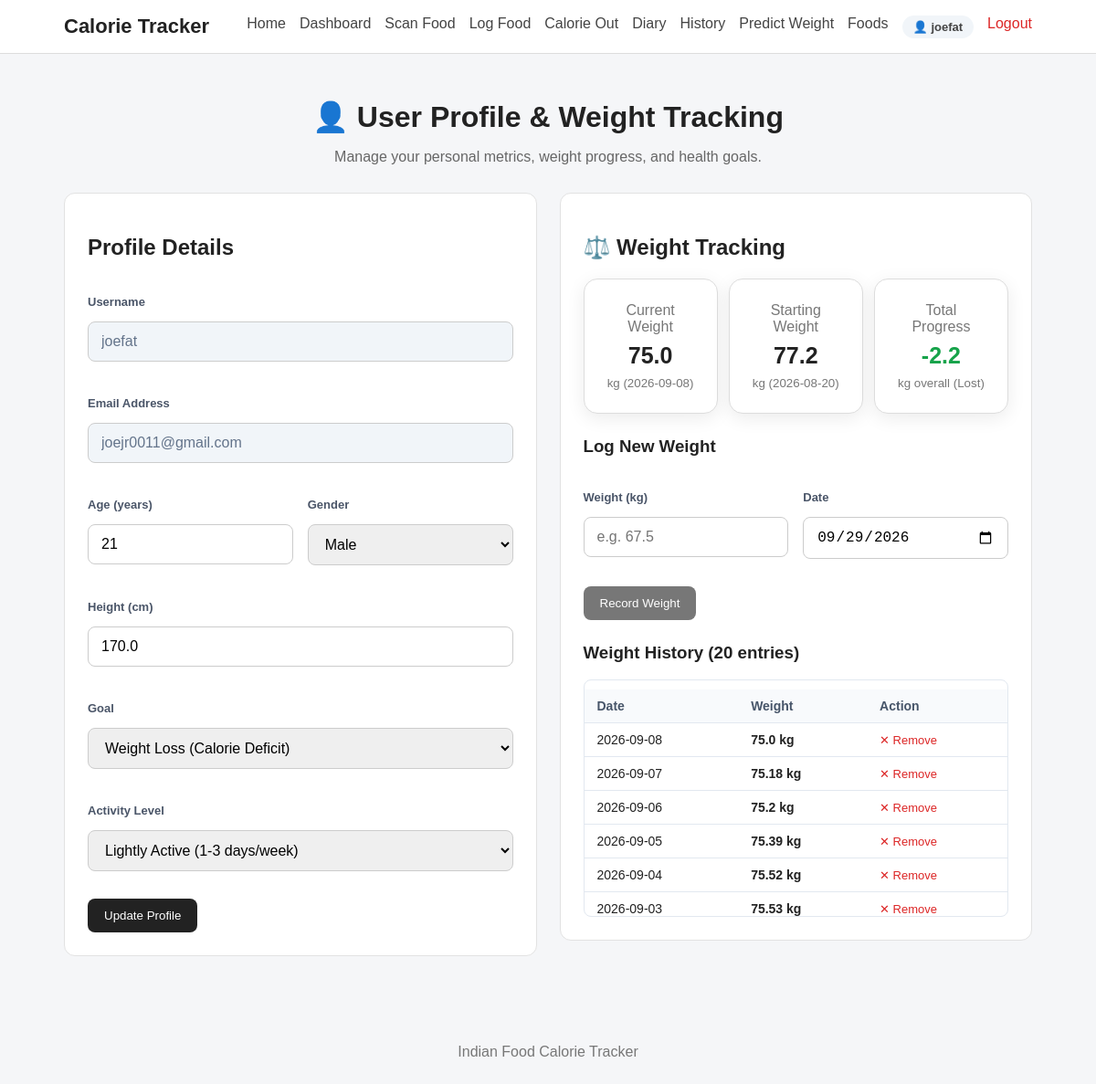
Page /profile (signed in) on the committed database.
### tables this page shows
CREATE TABLE users (
            id INTEGER PRIMARY KEY AUTOINCREMENT,
            username TEXT NOT NULL,
            email TEXT NOT NULL UNIQUE,
            password_hash TEXT NOT NULL,
            created_at TIMESTAMP DEFAULT CURRENT_TIMESTAMP
        );

CREATE TABLE user_profiles (
            id INTEGER PRIMARY KEY AUTOINCREMENT,
            user_id INTEGER NOT NULL UNIQUE,
            age INTEGER NOT NULL,
            gender TEXT NOT NULL,
            height_cm REAL NOT NULL,
            goal TEXT NOT NULL,
            activity_level TEXT NOT NULL,
            FOREIGN KEY (user_id) REFERENCES users(id) ON DELETE CASCADE
        );

CREATE TABLE weight_records (
            id INTEGER PRIMARY KEY AUTOINCREMENT,
            user_id INTEGER NOT NULL,
            weight_kg REAL NOT NULL,
            recorded_date TEXT NOT NULL,
            created_at TIMESTAMP DEFAULT CURRENT_TIMESTAMP,
            FOREIGN KEY (user_id) REFERENCES users(id) ON DELETE CASCADE
        );

### app.py (the view, shortened to what this page needs)
@app.route("/profile", methods=["GET", "POST"])
@login_required
def profile():
    user_id = session.get("user_id")
    user_prof = get_user_profile(user_id)
    stats = get_weight_stats(user_id)
    today = datetime.now().strftime("%Y-%m-%d")
    return render_template(
        "profile.html",
        profile=user_prof,
        stats=stats,
        latest_weight=get_latest_weight(user_id),
        starting_weight=get_starting_weight(user_id),
        previous_weight=get_previous_weight(user_id),
        weight_history=get_weight_history(user_id),
        today=today
    )

### app.py (called while the page is built)
def login_required(view_func):
    @wraps(view_func)
    def wrapped_view(*args, **kwargs):
        if not session.get("user_id"):
            flash("Please log in to access this page.", "error")
            return redirect(url_for("login", next=request.path))
        return view_func(*args, **kwargs)
    return wrapped_view

@app.context_processor
def inject_user():
    user_id = session.get("user_id")
    if user_id:
        user = get_user_by_id(user_id)
        if user:
            return {"current_user": user, "logged_in": True}
    return {"current_user": None, "logged_in": False}

### database.py (called while the page is built)
def get_connection():
    connection = sqlite3.connect(
        DATABASE_PATH
    )
    connection.row_factory = sqlite3.Row
    connection.execute("PRAGMA foreign_keys = ON")
    return connection

def get_user_by_id(user_id):
    connection = get_connection()
    cursor = connection.cursor()
    cursor.execute("SELECT * FROM users WHERE id = ?", (user_id,))
    user = cursor.fetchone()
    connection.close()
    return user

def get_user_profile(user_id):
    connection = get_connection()
    cursor = connection.cursor()
    cursor.execute("SELECT * FROM user_profiles WHERE user_id = ?", (user_id,))
    profile = cursor.fetchone()
    connection.close()
    return profile

def get_latest_weight(user_id):
    connection = get_connection()
    cursor = connection.cursor()
    cursor.execute("""
        SELECT * FROM weight_records
        WHERE user_id = ?
        ORDER BY recorded_date DESC, created_at DESC
        LIMIT 1
    """, (user_id,))
    record = cursor.fetchone()
    connection.close()
    return record

def get_starting_weight(user_id):
    connection = get_connection()
    cursor = connection.cursor()
    cursor.execute("""
        SELECT * FROM weight_records
        WHERE user_id = ?
        ORDER BY recorded_date ASC, created_at ASC
        LIMIT 1
    """, (user_id,))
    record = cursor.fetchone()
    connection.close()
    return record

def get_weight_history(user_id, limit=100):
    connection = get_connection()
    cursor = connection.cursor()
    cursor.execute("""
        SELECT * FROM weight_records
        WHERE user_id = ?
        ORDER BY recorded_date ASC, created_at ASC
        LIMIT ?
    """, (user_id, limit))
    records = cursor.fetchall()
    connection.close()
    return records

### templates/profile.html (shortened to what this page needs)
{% extends "base.html" %}
{% block content %}
<div class="page-header">
    <h1>👤 User Profile & Weight Tracking</h1>
    <p>Manage your personal metrics, weight progress, and health goals.</p>
</div>
<div class="profile-grid">
    <div class="card">
        <h2>Profile Details</h2>
        <form action="{{ url_for('profile') }}" method="POST" class="profile-form">
            <div class="form-group">
                <label>Username</label>
                <input type="text" value="{{ current_user['username'] }}" disabled class="disabled-input">
            </div>
            <div class="form-group">
                <label>Email Address</label>
                <input type="email" value="{{ current_user['email'] }}" disabled class="disabled-input">
            </div>
            <div class="form-row">
                <div class="form-group">
                    <label for="age">Age (years)</label>
                    <input type="number" id="age" name="age" min="5" max="120" value="{{ profile['age'] if profile else '' }}" required>
                </div>
                <div class="form-group">
                    <label for="gender">Gender</label>
                    <select id="gender" name="gender" required>
                        <option value="Male" {% if profile and profile['gender'] == 'Male' %}selected{% endif %}>Male</option>
                    </select>
                </div>
            </div>
            <div class="form-group">
                <label for="height_cm">Height (cm)</label>
                <input type="number" id="height_cm" name="height_cm" step="0.1" min="50" max="270" value="{{ profile['height_cm'] if profile else '' }}" required>
            </div>
            <div class="form-group">
                <label for="goal">Goal</label>
                <select id="goal" name="goal" required>
                    <option value="Weight Loss" {% if profile and profile['goal'] == 'Weight Loss' %}selected{% endif %}>Weight Loss (Calorie Deficit)</option>
                </select>
            </div>
            <div class="form-group">
                <label for="activity_level">Activity Level</label>
                <select id="activity_level" name="activity_level" required>
                    <option value="Lightly Active" {% if profile and profile['activity_level'] == 'Lightly Active' %}selected{% endif %}>Lightly Active (1-3 days/week)</option>
                </select>
            </div>
            <button type="submit" class="button">
                Update Profile
            </button>
        </form>
    </div>
    <div class="card">
        <h2>⚖️ Weight Tracking</h2>
        <div class="weight-summary-grid">
            <div class="summary-card">
                <span>Current Weight</span>
                <strong>{{ stats['latest_weight'] if stats['latest_weight'] is not none else '--' }}</strong>
                <small>kg ({{ stats['latest_date'] if stats['latest_date'] else 'No record' }})</small>
            </div>
            <div class="summary-card">
                <span>Starting Weight</span>
                <strong>{{ stats['starting_weight'] if stats['starting_weight'] is not none else '--' }}</strong>
                <small>kg ({{ stats['starting_date'] if stats['starting_date'] else 'No record' }})</small>
            </div>
            <div class="summary-card">
                <span>Total Progress</span>
                {% if stats['latest_weight'] is not none and stats['starting_weight'] is not none %}
                    {% set diff = stats['total_change'] %}
                    <strong style="color: {% if diff < 0 %}#16a34a{% elif diff > 0 %}#ea580c{% else %}#475569{% endif %};">
                        {{ "%+.1f"|format(diff) }}
                    </strong>
                    <small>kg overall ({% if diff < 0 %}Lost{% elif diff > 0 %}Gained{% else %}Maintained{% endif %})</small>
                {% else %}
                    <strong>0.0</strong>
                    <small>kg</small>
                {% endif %}
            </div>
        </div>
        <h3 style="margin-top: 25px;">Log New Weight</h3>
        <form action="{{ url_for('add_weight') }}" method="POST" class="weight-log-form">
            <div class="form-row">
                <div class="form-group">
                    <label for="new_weight_kg">Weight (kg)</label>
                    <input type="number" id="new_weight_kg" name="weight_kg" step="0.1" min="20" max="400" placeholder="e.g. 67.5" required>
                </div>
                <div class="form-group">
                    <label for="recorded_date">Date</label>
                    <input type="date" id="recorded_date" name="recorded_date" value="{{ today }}" required>
                </div>
            </div>
            <button type="submit" class="button secondary">
                Record Weight
            </button>
        </form>
        <h3 style="margin-top: 25px;">Weight History ({{ stats['count'] }} entries)</h3>
        {% if weight_history %}
            <div class="weight-history-table-container">
                <table class="styled-table">
                    <thead>
                        <tr>
                            <th>Date</th>
                            <th>Weight</th>
                            <th>Action</th>
                        </tr>
                    </thead>
                    <tbody>
                        {% for record in weight_history|reverse %}
                            <tr>
                                <td>{{ record['recorded_date'] }}</td>
                                <td><strong>{{ record['weight_kg'] }} kg</strong></td>
                                <td>
                                    <form action="{{ url_for('delete_weight', record_id=record['id']) }}" method="POST" style="display:inline;" onsubmit="return confirm('Remove this weight entry?');">
                                        <button type="submit" style="background:none; border:none; color:#dc2626; cursor:pointer; font-size:13px; padding:0;">
                                            ✕ Remove
                                        </button>
                                    </form>
                                </td>
                            </tr>
                        {% endfor %}
                    </tbody>
                </table>
            </div>
        {% else %}
            <p class="empty-message">No weight records logged yet.</p>
        {% endif %}
    </div>
</div>
{% endblock %}

### templates/base.html (shortened to what this page needs)
<!DOCTYPE html>
<html lang="en">
<head>
    <link
        rel="stylesheet"
        href="{{ url_for('static', filename='css/style.css') }}"
    >
</head>
<body>
<nav class="navbar">
    <div class="nav-container">
        <a
            href="{{ url_for('home') }}"
            class="logo"
        >
            Calorie Tracker
        </a>
        <div class="nav-links">
            <a href="{{ url_for('home') }}">
                Home
            </a>
            {% if logged_in %}
                <a href="{{ url_for('dashboard') }}">
                    Dashboard
                </a>
                <a href="{{ url_for('food_scan') }}">
                    Scan Food
                </a>
                <a href="{{ url_for('log_food') }}">
                    Log Food
                </a>
                <a href="{{ url_for('calorie_out') }}">
                    Calorie Out
                </a>
                <a href="{{ url_for('diary') }}">
                    Diary
                </a>
                <a href="{{ url_for('history') }}">
                    History
                </a>
                <a href="{{ url_for('predict_weight') }}">
                    Predict Weight
                </a>
                <a href="{{ url_for('foods') }}">
                    Foods
                </a>
                <a href="{{ url_for('profile') }}" class="nav-user-badge">
                    👤 {{ current_user['username'] if current_user else 'Profile' }}
                </a>
                <a href="{{ url_for('logout') }}" class="nav-link-logout">
                    Logout
                </a>
            {% endif %}
        </div>
    </div>
</nav>
<main class="container">
    {% block content %}
    {% endblock %}
</main>
<footer>
    <p>
        Indian Food Calorie Tracker
    </p>
</footer>
</body>
</html>

### static/css/style.css (style rules this page uses)
* { box-sizing: border-box; }
body { margin: 0; font-family: Arial, sans-serif; background: #f5f6f8; color: #222; }
.navbar { background: #ffffff; border-bottom: 1px solid #ddd; }
.nav-container { max-width: 1100px; margin: auto; padding: 16px 20px; display: flex; justify-content: space-between; align-items: center; gap: 20px; }
.logo { font-size: 22px; font-weight: bold; text-decoration: none; color: #222; }
.nav-links { display: flex; flex-wrap: wrap; gap: 15px; }
.nav-links a { text-decoration: none; color: #444; }
.container { max-width: 1100px; margin: auto; padding: 30px 20px; }
.button { display: inline-block; padding: 11px 18px; background: #222; color: white; text-decoration: none; border: none; border-radius: 8px; cursor: pointer; margin-top: 10px; }
.button.secondary { background: #777; }
.card { background: white; padding: 25px; margin-bottom: 20px; border-radius: 12px; border: 1px solid #e2e2e2; }
.page-header { margin-bottom: 25px; }
label { display: block; font-weight: bold; margin-top: 18px; margin-bottom: 7px; }
input, select, textarea { width: 100%; padding: 11px; border: 1px solid #ccc; border-radius: 7px; font-size: 15px; }
.summary-card { background: white; border: 1px solid #ddd; border-radius: 10px; padding: 20px; }
.summary-card span, .summary-card small { display: block; color: #777; }
.summary-card strong { display: block; font-size: 25px; margin: 8px 0; }
footer { text-align: center; padding: 30px; color: #777; }
.page-header { text-align: center; margin-bottom: 30px; }
.page-header h1 { margin-top: 20px; margin-bottom: 10px; }
.page-header p { color: #666; }
.form-group { margin-bottom: 20px; }
.form-group label { display: block; font-weight: 600; margin-bottom: 8px; }
.form-group input, .form-group select { width: 100%; padding: 12px 14px; border: 1px solid #ccc; border-radius: 8px; font-size: 16px; box-sizing: border-box; }
.summary-card { background: white; padding: 25px; border-radius: 15px; text-align: center; box-shadow: 0 5px 20px rgba(0, 0, 0, 0.08); }
.form-row { display: grid; grid-template-columns: 1fr 1fr; gap: 16px; }
.form-group { display: flex; flex-direction: column; gap: 6px; }
.form-group label { font-size: 13px; font-weight: 600; color: #4a5568; }
.nav-user-badge { display: inline-flex; align-items: center; gap: 6px; background: #f1f5f9; padding: 5px 12px; border-radius: 20px; font-weight: 600; font-size: 13px; color: #334155; }
.nav-link-logout { color: #dc2626 !important; font-weight: 500; }
.profile-grid { display: grid; grid-template-columns: 1fr 1fr; gap: 25px; align-items: start; }
.disabled-input { background-color: #f1f5f9 !important; color: #64748b !important; cursor: not-allowed; }
.weight-summary-grid { display: grid; grid-template-columns: repeat(3, 1fr); gap: 12px; margin-bottom: 20px; }
.styled-table { width: 100%; border-collapse: collapse; margin-top: 10px; }
.styled-table th, .styled-table td { padding: 10px 14px; text-align: left; border-bottom: 1px solid #e2e8f0; font-size: 14px; }
.styled-table th { background: #f8fafc; font-weight: 600; color: #475569; }
.weight-history-table-container { max-height: 260px; overflow-y: auto; border: 1px solid #e2e8f0; border-radius: 8px; }

### rows in the picture
users: username "joefat", email "joejr0011@gmail.com"
user_profiles: age "21", gender "Male", height_cm "170.0", goal "Weight Loss (Calorie Deficit)", activity_level "Lightly Active (1-3 days/week)"
weight_records: weight_kg "75.0", recorded_date "2026-09-08"
weight_records: weight_kg "77.2", recorded_date "2026-08-20"
weight_records: recorded_date "2026-09-07", weight_kg "75.18"
weight_records: recorded_date "2026-09-06", weight_kg "75.2"
weight_records: recorded_date "2026-09-05", weight_kg "75.39"
weight_records: recorded_date "2026-09-04", weight_kg "75.52"
weight_records: recorded_date "2026-09-03", weight_kg "75.53"

### other values in the picture
{{ "%+.1f"|format(diff) }} "-2.2"
{{ stats['count'] }} "20"
